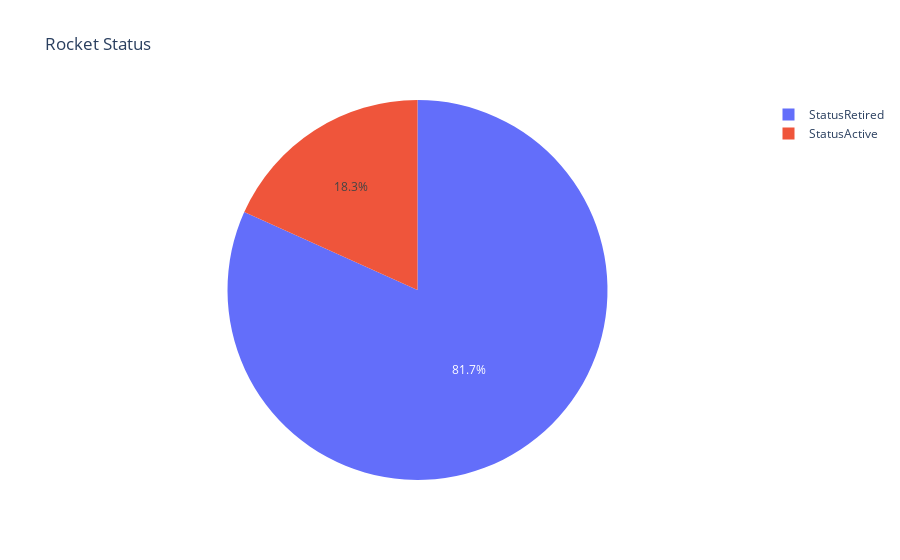

The notebook cell saved with this chart:
### Code cell
fig = px.pie(ds, values = "Frequency", names = "Status Rocket", title = "Rocket Status")
fig.show()

### Figure 1 — Plotly figure (JSON) as saved in the notebook; plotly's stock layout.template omitted (floating-point values rounded to 4 significant figures)
{"data": [{"domain": {"x": [0, 1], "y": [0, 1]}, "hovertemplate": "Status Rocket=%{label}<br>Frequency=%{value}<extra></extra>", "labels": ["StatusRetired", "StatusActive"], "legendgroup": "", "name": "", "showlegend": true, "type": "pie", "values": [3534, 790]}], "layout": {"legend": {"tracegroupgap": 0}, "title": {"text": "Rocket Status"}}}
